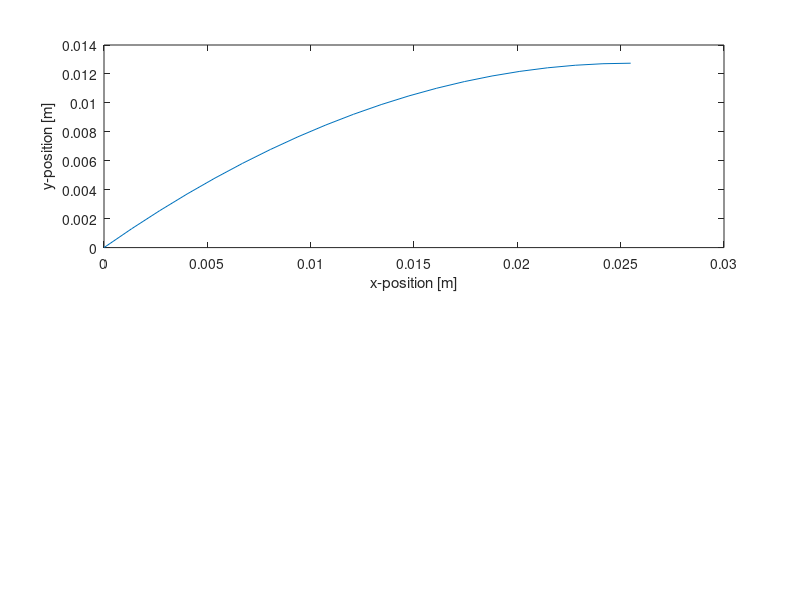

Write the MATLAB code that produced this figure.

% Initialize constants
g = 9.81;
h_apex = 0.8;
L0 = 0.5;

% Initialize initial conditions
x0 = 0;
y0 = 0;
xdot0 = 0.5;
ydot0 = 0.5;


% Calculate flight time
b = ydot0;
a = -g/2;
c = y0-h_apex;
%t_fa = (-b-sqrt(b^2-4*a*c))/(2*a)

t_fa = ydot0/g;

% CoM trajectory calculation
t = linspace(0,t_fa,20);
x = x0 + xdot0*t;
y = y0 + ydot0*t-g/2*t.^2;

figure
subplot(2,1,1)
plot(x,y)
xlabel('x-position [m]')
ylabel('y-position [m]')

